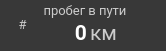
     <widget class="QFrame" name="f_dist_trip">
      <property name="geometry">
       <rect>
        <x>20</x>
        <y>260</y>
        <width>166</width>
        <height>51</height>
       </rect>
      </property>
      <property name="minimumSize">
       <size>
        <width>166</width>
        <height>51</height>
       </size>
      </property>
      <property name="maximumSize">
       <size>
        <width>166</width>
        <height>51</height>
       </size>
      </property>
      <property name="styleSheet">
       <string notr="true">background-color: #383838;
border-radius: 20px;</string>
      </property>
      <property name="frameShape">
       <enum>QFrame::StyledPanel</enum>
      </property>
      <property name="frameShadow">
       <enum>QFrame::Raised</enum>
      </property>
      <widget class="QLabel" name="stat_dist_trip_text">
       <property name="geometry">
        <rect>
         <x>30</x>
         <y>0</y>
         <width>110</width>
         <height>20</height>
        </rect>
       </property>
       <property name="minimumSize">
        <size>
         <width>110</width>
         <height>20</height>
        </size>
       </property>
       <property name="maximumSize">
        <size>
         <width>110</width>
         <height>20</height>
        </size>
       </property>
       <property name="palette">
        <palette>
         <active>
          <colorrole role="WindowText">
           <brush brushstyle="SolidPattern">
            <color alpha="255">
             <red>204</red>
             <green>204</green>
             <blue>204</blue>
            </color>
           </brush>
          </colorrole>
          <colorrole role="Button">
           <brush brushstyle="SolidPattern">
            <color alpha="255">
             <red>56</red>
             <green>56</green>
             <blue>56</blue>
            </color>
           </brush>
          </colorrole>
          <colorrole role="Text">
           <brush brushstyle="SolidPattern">
            <color alpha="255">
             <red>204</red>
             <green>204</green>
             <blue>204</blue>
            </color>
           </brush>
          </colorrole>
          <colorrole role="ButtonText">
           <brush brushstyle="SolidPattern">
            <color alpha="255">
             <red>204</red>
             <green>204</green>
             <blue>204</blue>
            </color>
           </brush>
          </colorrole>
          <colorrole role="Base">
           <brush brushstyle="SolidPattern">
            <color alpha="255">
             <red>56</red>
             <green>56</green>
             <blue>56</blue>
            </color>
           </brush>
          </colorrole>
          <colorrole role="Window">
           <brush brushstyle="SolidPattern">
            <color alpha="255">
             <red>56</red>
             <green>56</green>
             <blue>56</blue>
            </color>
           </brush>
          </colorrole>
         </active>
         <inactive>
          <colorrole role="WindowText">
           <brush brushstyle="SolidPattern">
            <color alpha="255">
             <red>204</red>
             <green>204</green>
             <blue>204</blue>
            </color>
           </brush>
          </colorrole>
          <colorrole role="Button">
           <brush brushstyle="SolidPattern">
            <color alpha="255">
             <red>56</red>
             <green>56</green>
             <blue>56</blue>
            </color>
           </brush>
          </colorrole>
          <colorrole role="Text">
           <brush brushstyle="SolidPattern">
            <color alpha="255">
             <red>204</red>
             <green>204</green>
             <blue>204</blue>
            </color>
           </brush>
          </colorrole>
          <colorrole role="ButtonText">
           <brush brushstyle="SolidPattern">
            <color alpha="255">
             <red>204</red>
             <green>204</green>
             <blue>204</blue>
            </color>
           </brush>
          </colorrole>
          <colorrole role="Base">
           <brush brushstyle="SolidPattern">
            <color alpha="255">
             <red>56</red>
             <green>56</green>
             <blue>56</blue>
            </color>
           </brush>
          </colorrole>
          <colorrole role="Window">
           <brush brushstyle="SolidPattern">
            <color alpha="255">
             <red>56</red>
             <green>56</green>
             <blue>56</blue>
            </color>
           </brush>
          </colorrole>
         </inactive>
         <disabled>
          <colorrole role="WindowText">
           <brush brushstyle="SolidPattern">
            <color alpha="255">
             <red>204</red>
             <green>204</green>
             <blue>204</blue>
            </color>
           </brush>
          </colorrole>
          <colorrole role="Button">
           <brush brushstyle="SolidPattern">
            <color alpha="255">
             <red>56</red>
             <green>56</green>
             <blue>56</blue>
            </color>
           </brush>
          </colorrole>
          <colorrole role="Text">
           <brush brushstyle="SolidPattern">
            <color alpha="255">
             <red>204</red>
             <green>204</green>
             <blue>204</blue>
            </color>
           </brush>
          </colorrole>
          <colorrole role="ButtonText">
           <brush brushstyle="SolidPattern">
            <color alpha="255">
             <red>204</red>
             <green>204</green>
             <blue>204</blue>
            </color>
           </brush>
          </colorrole>
          <colorrole role="Base">
           <brush brushstyle="SolidPattern">
            <color alpha="255">
             <red>56</red>
             <green>56</green>
             <blue>56</blue>
            </color>
           </brush>
          </colorrole>
          <colorrole role="Window">
           <brush brushstyle="SolidPattern">
            <color alpha="255">
             <red>56</red>
             <green>56</green>
             <blue>56</blue>
            </color>
           </brush>
          </colorrole>
         </disabled>
        </palette>
       </property>
       <property name="font">
        <font>
         <family>Roboto</family>
         <pointsize>10</pointsize>
        </font>
       </property>
       <property name="styleSheet">
        <string notr="true">color: #CCCCCC;</string>
       </property>
       <property name="text">
        <string>пробег в пути</string>
       </property>
       <property name="alignment">
        <set>Qt::AlignCenter</set>
       </property>
      </widget>
      <widget class="QLabel" name="stat_dist_trip">
       <property name="geometry">
        <rect>
         <x>45</x>
         <y>20</y>
         <width>42</width>
         <height>25</height>
        </rect>
       </property>
       <property name="minimumSize">
        <size>
         <width>42</width>
         <height>25</height>
        </size>
       </property>
       <property name="maximumSize">
        <size>
         <width>42</width>
         <height>25</height>
        </size>
       </property>
       <property name="palette">
        <palette>
         <active>
          <colorrole role="WindowText">
           <brush brushstyle="SolidPattern">
            <color alpha="255">
             <red>255</red>
             <green>255</green>
             <blue>255</blue>
            </color>
           </brush>
          </colorrole>
          <colorrole role="Button">
           <brush brushstyle="SolidPattern">
            <color alpha="255">
             <red>56</red>
             <green>56</green>
             <blue>56</blue>
            </color>
           </brush>
          </colorrole>
          <colorrole role="Text">
           <brush brushstyle="SolidPattern">
            <color alpha="255">
             <red>255</red>
             <green>255</green>
             <blue>255</blue>
            </color>
           </brush>
          </colorrole>
          <colorrole role="ButtonText">
           <brush brushstyle="SolidPattern">
            <color alpha="255">
             <red>255</red>
             <green>255</green>
             <blue>255</blue>
            </color>
           </brush>
          </colorrole>
          <colorrole role="Base">
           <brush brushstyle="SolidPattern">
            <color alpha="255">
             <red>56</red>
             <green>56</green>
             <blue>56</blue>
            </color>
           </brush>
          </colorrole>
          <colorrole role="Window">
           <brush brushstyle="SolidPattern">
            <color alpha="255">
             <red>56</red>
             <green>56</green>
             <blue>56</blue>
            </color>
           </brush>
          </colorrole>
         </active>
         <inactive>
          <colorrole role="WindowText">
           <brush brushstyle="SolidPattern">
            <color alpha="255">
             <red>255</red>
             <green>255</green>
             <blue>255</blue>
            </color>
           </brush>
          </colorrole>
          <colorrole role="Button">
           <brush brushstyle="SolidPattern">
            <color alpha="255">
             <red>56</red>
             <green>56</green>
             <blue>56</blue>
            </color>
           </brush>
          </colorrole>
          <colorrole role="Text">
           <brush brushstyle="SolidPattern">
            <color alpha="255">
             <red>255</red>
             <green>255</green>
             <blue>255</blue>
            </color>
           </brush>
          </colorrole>
          <colorrole role="ButtonText">
           <brush brushstyle="SolidPattern">
            <color alpha="255">
             <red>255</red>
             <green>255</green>
             <blue>255</blue>
            </color>
           </brush>
          </colorrole>
          <colorrole role="Base">
           <brush brushstyle="SolidPattern">
            <color alpha="255">
             <red>56</red>
             <green>56</green>
             <blue>56</blue>
            </color>
           </brush>
          </colorrole>
          <colorrole role="Window">
           <brush brushstyle="SolidPattern">
            <color alpha="255">
             <red>56</red>
             <green>56</green>
             <blue>56</blue>
            </color>
           </brush>
          </colorrole>
         </inactive>
         <disabled>
          <colorrole role="WindowText">
           <brush brushstyle="SolidPattern">
            <color alpha="255">
             <red>255</red>
             <green>255</green>
             <blue>255</blue>
            </color>
           </brush>
          </colorrole>
          <colorrole role="Button">
           <brush brushstyle="SolidPattern">
            <color alpha="255">
             <red>56</red>
             <green>56</green>
             <blue>56</blue>
            </color>
           </brush>
          </colorrole>
          <colorrole role="Text">
           <brush brushstyle="SolidPattern">
            <color alpha="255">
             <red>255</red>
             <green>255</green>
             <blue>255</blue>
            </color>
           </brush>
          </colorrole>
          <colorrole role="ButtonText">
           <brush brushstyle="SolidPattern">
            <color alpha="255">
             <red>255</red>
             <green>255</green>
             <blue>255</blue>
            </color>
           </brush>
          </colorrole>
          <colorrole role="Base">
           <brush brushstyle="SolidPattern">
            <color alpha="255">
             <red>56</red>
             <green>56</green>
             <blue>56</blue>
            </color>
           </brush>
          </colorrole>
          <colorrole role="Window">
           <brush brushstyle="SolidPattern">
            <color alpha="255">
             <red>56</red>
             <green>56</green>
             <blue>56</blue>
            </color>
           </brush>
          </colorrole>
         </disabled>
        </palette>
       </property>
       <property name="font">
        <font>
         <family>Roboto</family>
         <pointsize>16</pointsize>
         <weight>75</weight>
         <bold>true</bold>
        </font>
       </property>
       <property name="styleSheet">
        <string notr="true">color: rgb(255, 255, 255);</string>
       </property>
       <property name="text">
        <string>0</string>
       </property>
       <property name="alignment">
        <set>Qt::AlignRight|Qt::AlignTrailing|Qt::AlignVCenter</set>
       </property>
      </widget>
      <widget class="QLabel" name="stat_dist_trip_unit">
       <property name="geometry">
        <rect>
         <x>90</x>
         <y>20</y>
         <width>70</width>
         <height>25</height>
        </rect>
       </property>
       <property name="minimumSize">
        <size>
         <width>70</width>
         <height>25</height>
        </size>
       </property>
       <property name="maximumSize">
        <size>
         <width>70</width>
         <height>25</height>
        </size>
       </property>
       <property name="palette">
        <palette>
         <active>
          <colorrole role="WindowText">
           <brush brushstyle="SolidPattern">
            <color alpha="255">
             <red>204</red>
             <green>204</green>
             <blue>204</blue>
            </color>
           </brush>
          </colorrole>
          <colorrole role="Button">
           <brush brushstyle="SolidPattern">
            <color alpha="0">
             <red>255</red>
             <green>255</green>
             <blue>255</blue>
            </color>
           </brush>
          </colorrole>
          <colorrole role="Text">
           <brush brushstyle="SolidPattern">
            <color alpha="255">
             <red>204</red>
             <green>204</green>
             <blue>204</blue>
            </color>
           </brush>
          </colorrole>
          <colorrole role="ButtonText">
           <brush brushstyle="SolidPattern">
            <color alpha="255">
             <red>204</red>
             <green>204</green>
             <blue>204</blue>
            </color>
           </brush>
          </colorrole>
          <colorrole role="Base">
           <brush brushstyle="SolidPattern">
            <color alpha="0">
             <red>255</red>
             <green>255</green>
             <blue>255</blue>
            </color>
           </brush>
          </colorrole>
          <colorrole role="Window">
           <brush brushstyle="SolidPattern">
            <color alpha="0">
             <red>255</red>
             <green>255</green>
             <blue>255</blue>
            </color>
           </brush>
          </colorrole>
         </active>
         <inactive>
          <colorrole role="WindowText">
           <brush brushstyle="SolidPattern">
            <color alpha="255">
             <red>204</red>
             <green>204</green>
             <blue>204</blue>
            </color>
           </brush>
          </colorrole>
          <colorrole role="Button">
           <brush brushstyle="SolidPattern">
            <color alpha="0">
             <red>255</red>
             <green>255</green>
             <blue>255</blue>
            </color>
           </brush>
          </colorrole>
          <colorrole role="Text">
           <brush brushstyle="SolidPattern">
            <color alpha="255">
             <red>204</red>
             <green>204</green>
             <blue>204</blue>
            </color>
           </brush>
          </colorrole>
          <colorrole role="ButtonText">
           <brush brushstyle="SolidPattern">
            <color alpha="255">
             <red>204</red>
             <green>204</green>
             <blue>204</blue>
            </color>
           </brush>
          </colorrole>
          <colorrole role="Base">
           <brush brushstyle="SolidPattern">
            <color alpha="0">
             <red>255</red>
             <green>255</green>
             <blue>255</blue>
            </color>
           </brush>
          </colorrole>
          <colorrole role="Window">
           <brush brushstyle="SolidPattern">
            <color alpha="0">
             <red>255</red>
             <green>255</green>
             <blue>255</blue>
            </color>
           </brush>
          </colorrole>
         </inactive>
         <disabled>
          <colorrole role="WindowText">
           <brush brushstyle="SolidPattern">
            <color alpha="255">
             <red>204</red>
             <green>204</green>
             <blue>204</blue>
            </color>
           </brush>
          </colorrole>
          <colorrole role="Button">
           <brush brushstyle="SolidPattern">
            <color alpha="0">
             <red>255</red>
             <green>255</green>
             <blue>255</blue>
            </color>
           </brush>
          </colorrole>
          <colorrole role="Text">
           <brush brushstyle="SolidPattern">
            <color alpha="255">
             <red>204</red>
             <green>204</green>
             <blue>204</blue>
            </color>
           </brush>
          </colorrole>
          <colorrole role="ButtonText">
           <brush brushstyle="SolidPattern">
            <color alpha="255">
             <red>204</red>
             <green>204</green>
             <blue>204</blue>
            </color>
           </brush>
          </colorrole>
          <colorrole role="Base">
           <brush brushstyle="SolidPattern">
            <color alpha="0">
             <red>255</red>
             <green>255</green>
             <blue>255</blue>
            </color>
           </brush>
          </colorrole>
          <colorrole role="Window">
           <brush brushstyle="SolidPattern">
            <color alpha="0">
             <red>255</red>
             <green>255</green>
             <blue>255</blue>
            </color>
           </brush>
          </colorrole>
         </disabled>
        </palette>
       </property>
       <property name="font">
        <font>
         <family>Roboto</family>
         <pointsize>16</pointsize>
        </font>
       </property>
       <property name="styleSheet">
        <string notr="true">color: #CCCCCC;
background-color: rgba(255, 255, 255, 0);</string>
       </property>
       <property name="text">
        <string>км</string>
       </property>
       <property name="alignment">
        <set>Qt::AlignLeading|Qt::AlignLeft|Qt::AlignVCenter</set>
       </property>
      </widget>
      <widget class="QLabel" name="stat_dist_trip_icon">
       <property name="geometry">
        <rect>
         <x>10</x>
         <y>12</y>
         <width>25</width>
         <height>25</height>
        </rect>
       </property>
       <property name="palette">
        <palette>
         <active>
          <colorrole role="WindowText">
           <brush brushstyle="SolidPattern">
            <color alpha="255">
             <red>204</red>
             <green>204</green>
             <blue>204</blue>
            </color>
           </brush>
          </colorrole>
          <colorrole role="Button">
           <brush brushstyle="SolidPattern">
            <color alpha="255">
             <red>56</red>
             <green>56</green>
             <blue>56</blue>
            </color>
           </brush>
          </colorrole>
          <colorrole role="Text">
           <brush brushstyle="SolidPattern">
            <color alpha="255">
             <red>204</red>
             <green>204</green>
             <blue>204</blue>
            </color>
           </brush>
          </colorrole>
          <colorrole role="ButtonText">
           <brush brushstyle="SolidPattern">
            <color alpha="255">
             <red>204</red>
             <green>204</green>
             <blue>204</blue>
            </color>
           </brush>
          </colorrole>
          <colorrole role="Base">
           <brush brushstyle="SolidPattern">
            <color alpha="255">
             <red>56</red>
             <green>56</green>
             <blue>56</blue>
            </color>
           </brush>
          </colorrole>
          <colorrole role="Window">
           <brush brushstyle="SolidPattern">
            <color alpha="255">
             <red>56</red>
             <green>56</green>
             <blue>56</blue>
            </color>
           </brush>
          </colorrole>
         </active>
         <inactive>
          <colorrole role="WindowText">
           <brush brushstyle="SolidPattern">
            <color alpha="255">
             <red>204</red>
             <green>204</green>
             <blue>204</blue>
            </color>
           </brush>
          </colorrole>
          <colorrole role="Button">
           <brush brushstyle="SolidPattern">
            <color alpha="255">
             <red>56</red>
             <green>56</green>
             <blue>56</blue>
            </color>
           </brush>
          </colorrole>
          <colorrole role="Text">
           <brush brushstyle="SolidPattern">
            <color alpha="255">
             <red>204</red>
             <green>204</green>
             <blue>204</blue>
            </color>
           </brush>
          </colorrole>
          <colorrole role="ButtonText">
           <brush brushstyle="SolidPattern">
            <color alpha="255">
             <red>204</red>
             <green>204</green>
             <blue>204</blue>
            </color>
           </brush>
          </colorrole>
          <colorrole role="Base">
           <brush brushstyle="SolidPattern">
            <color alpha="255">
             <red>56</red>
             <green>56</green>
             <blue>56</blue>
            </color>
           </brush>
          </colorrole>
          <colorrole role="Window">
           <brush brushstyle="SolidPattern">
            <color alpha="255">
             <red>56</red>
             <green>56</green>
             <blue>56</blue>
            </color>
           </brush>
          </colorrole>
         </inactive>
         <disabled>
          <colorrole role="WindowText">
           <brush brushstyle="SolidPattern">
            <color alpha="255">
             <red>204</red>
             <green>204</green>
             <blue>204</blue>
            </color>
           </brush>
          </colorrole>
          <colorrole role="Button">
           <brush brushstyle="SolidPattern">
            <color alpha="255">
             <red>56</red>
             <green>56</green>
             <blue>56</blue>
            </color>
           </brush>
          </colorrole>
          <colorrole role="Text">
           <brush brushstyle="SolidPattern">
            <color alpha="255">
             <red>204</red>
             <green>204</green>
             <blue>204</blue>
            </color>
           </brush>
          </colorrole>
          <colorrole role="ButtonText">
           <brush brushstyle="SolidPattern">
            <color alpha="255">
             <red>204</red>
             <green>204</green>
             <blue>204</blue>
            </color>
           </brush>
          </colorrole>
          <colorrole role="Base">
           <brush brushstyle="SolidPattern">
            <color alpha="255">
             <red>56</red>
             <green>56</green>
             <blue>56</blue>
            </color>
           </brush>
          </colorrole>
          <colorrole role="Window">
           <brush brushstyle="SolidPattern">
            <color alpha="255">
             <red>56</red>
             <green>56</green>
             <blue>56</blue>
            </color>
           </brush>
          </colorrole>
         </disabled>
        </palette>
       </property>
       <property name="font">
        <font>
         <family>Roboto</family>
         <pointsize>10</pointsize>
        </font>
       </property>
       <property name="styleSheet">
        <string notr="true">color: #CCCCCC;</string>
       </property>
       <property name="text">
        <string>#</string>
       </property>
       <property name="alignment">
        <set>Qt::AlignCenter</set>
       </property>
      </widget>
     </widget>
